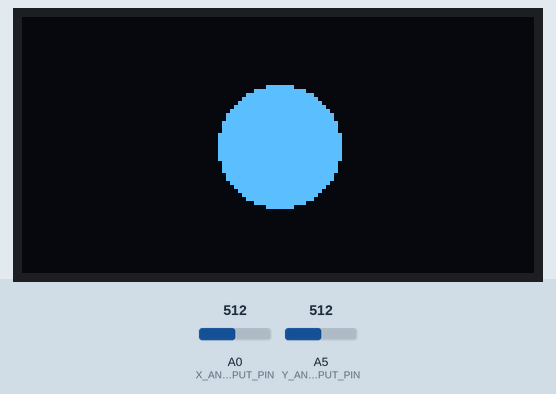
Recording of a sketch running on a simulated Arduino Uno, built with avr-gcc and run on an emulated ATmega328P. Parts: 128×64 one-colour display. Inputs (shaded band) come from the test bench; at power-on: A0 (X_ANALOG_INPUT_PIN) = 512, A5 (Y_ANALOG_INPUT_PIN) = 512. What the sketch prints to the serial monitor is not drawn.

Above: at 1.2 s.
1.3 s: A0 (X_ANALOG_INPUT_PIN) set to 793
At 2.6 s:
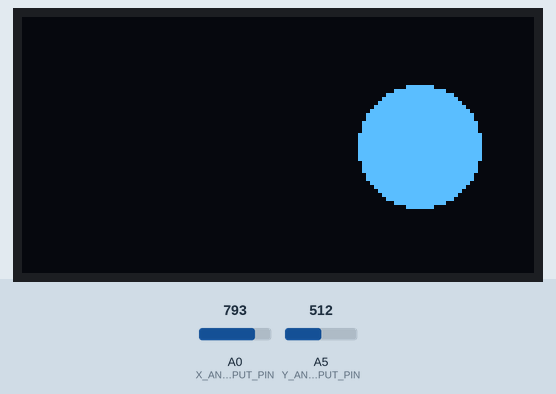
2.9 s: A0 (X_ANALOG_INPUT_PIN) set to 810
At 4.1 s:
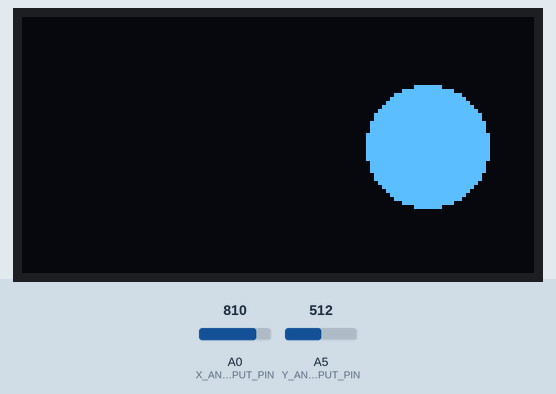
4.4 s: A5 (Y_ANALOG_INPUT_PIN) set to 716
At 5.5 s:
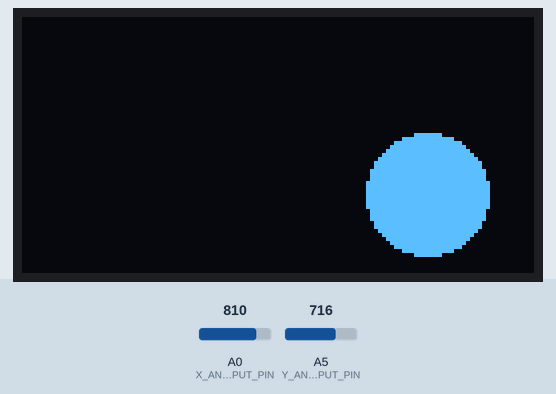
5.9 s: A5 (Y_ANALOG_INPUT_PIN) set to 900
At 6.7 s:
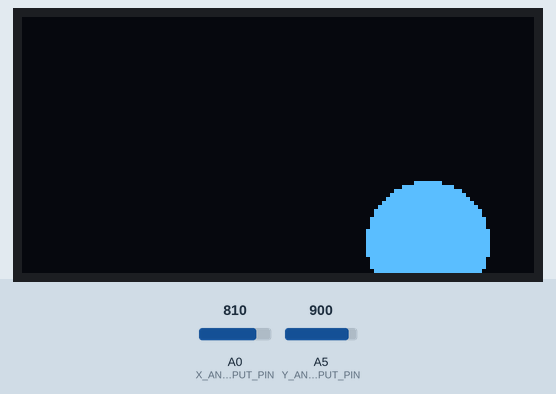
7.4 s: A0 (X_ANALOG_INPUT_PIN) set to 900
At 7.8 s:
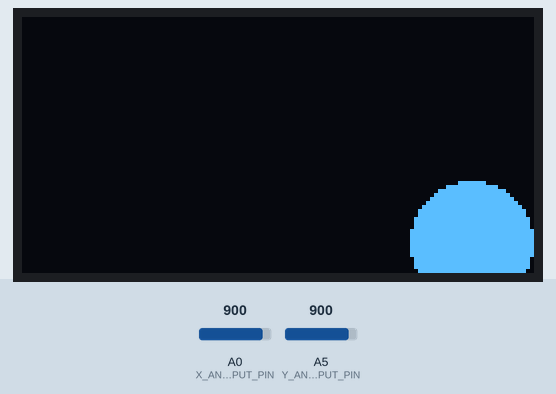
8.9 s: A5 (Y_ANALOG_INPUT_PIN) set to 1023
At 10.1 s:
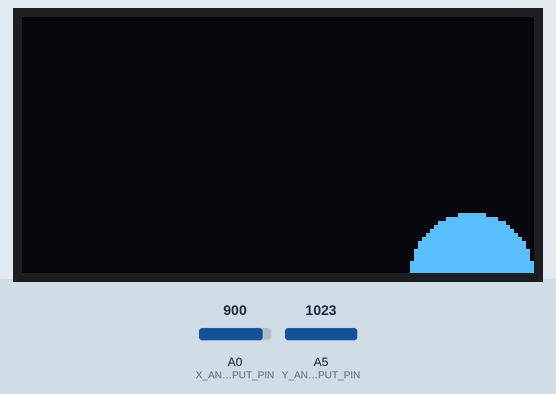
Timing chart, 0 to 11.4 s (numbered marks = the images above; inputs shaded):
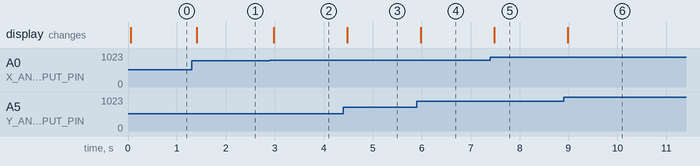

The sketch:

AnalogBallLocation.ino
```cpp
/**
 * Change the size of the circle depending on analog input
 *
 * This code has been tested and works on:
 *  - the Adafruit Huzzah32 ESP32
 *  - Arduino Leonardo
 *
 * For our OLED tutorials, see:
 * https://makeabilitylab.github.io/physcomp/
 *
 * Adafruit Gfx Library:
 * https://learn.adafruit.com/adafruit-gfx-graphics-library/overview
 *
 * Adafruit OLED tutorials:
 * https://learn.adafruit.com/monochrome-oled-breakouts
 *
 * By Jon E. Froehlich
 * @jonfroehlich
 * http://makeabilitylab.io
 *
 */

#include <SPI.h>
#include <Wire.h>
#include <Adafruit_GFX.h>
#include <Adafruit_SSD1306.h>

#define SCREEN_WIDTH 128 // OLED display width, in pixels
#define SCREEN_HEIGHT 64 // OLED display height, in pixels

// Declaration for an SSD1306 display connected to I2C (SDA, SCL pins)
#define OLED_RESET     4 // Reset pin # (or -1 if sharing Arduino reset pin)
Adafruit_SSD1306 _display(SCREEN_WIDTH, SCREEN_HEIGHT, &Wire, OLED_RESET);

// Change to 4095 for 12-bit ADCs like ESP32 and 1023 for 10-bit ADCs like Arduino Uno/Leonardo
const int MAX_ANALOG_INPUT = 1023;
const int X_ANALOG_INPUT_PIN = A0; // control x location of ball
const int Y_ANALOG_INPUT_PIN = A5; // control y location of ball
const int BALL_RADIUS = 15;

void setup() {
  Serial.begin(9600);

  // SSD1306_SWITCHCAPVCC = generate display voltage from 3.3V internally
  if(!_display.begin(SSD1306_SWITCHCAPVCC, 0x3D)) { // Address 0x3D for 128x64
    Serial.println(F("SSD1306 allocation failed"));
    for(;;); // Don't proceed, loop forever
  }

  _display.clearDisplay();
}

void loop() {
  // On each loop, we'll want to clear the display so we're not writing over
  // previously drawn data
  _display.clearDisplay();

  // Read the analog input value
  int xSensorVal = analogRead(X_ANALOG_INPUT_PIN);
  delay(1); // give ADC time
  int ySensorVal = analogRead(Y_ANALOG_INPUT_PIN);

  // Translate sensor readings to x, y pixel locations
  int xLoc = map(xSensorVal, 0, MAX_ANALOG_INPUT, 0, _display.width());
  int yLoc = map(ySensorVal, 0, MAX_ANALOG_INPUT, 0, _display.height());

  Serial.println((String)"xLoc: " + xLoc + " yLoc: " + yLoc);

  // Draw it on the screen
  _display.fillCircle(xLoc, yLoc,  BALL_RADIUS, SSD1306_WHITE);

  // Render the graphics buffer to screen
  _display.display();

  delay(50);
}
```

Measured:
- after the input at 1.3 s, the display: changes after 0.10 s (image 1)
- after the input at 2.9 s, the display: changes after 0.08 s (image 2)
- after the input at 4.4 s, the display: changes after 0.08 s (image 3)
- after the input at 5.9 s, the display: changes after 0.08 s (image 4)
- after the input at 7.4 s, the display: changes after 0.08 s (image 5)
- after the input at 8.9 s, the display: changes after 0.08 s (image 6)
